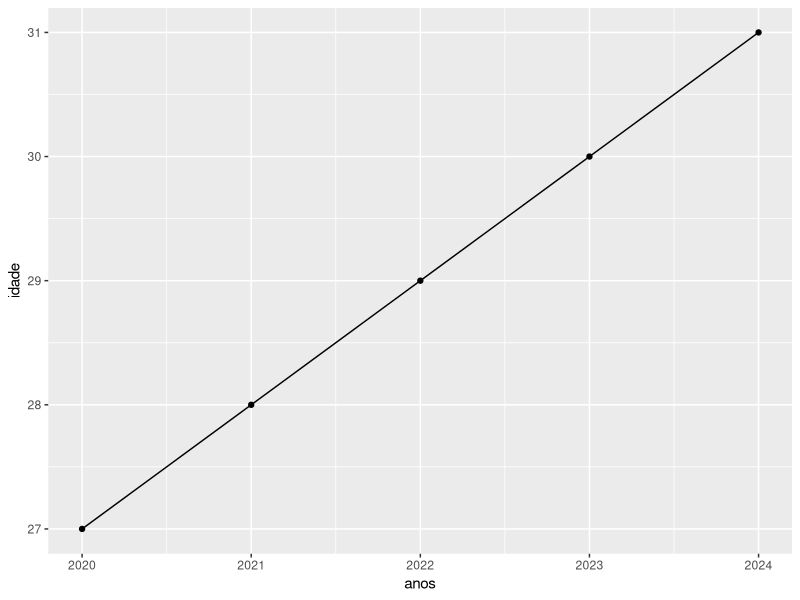

R code for this plot:
# Script da Aula 1
# Aluna: Beatriz Bandeira de Mello
# LEGO I

require(stringr)
require(tidyverse)

#Exercício 1: primeiros passos com R

meu_ano_nascimento <- 1993
ano_atual <- 2024
minha_idade <- ano_atual- meu_ano_nascimento
minha_idade

#Exercício 2: trabalhando com textos

meu_nome <- "Beatriz"
paste("Meu nome é", meu_nome) #Paste combina textos e números

#Exercício 3: usando funcoes basicas

nchar (meu_nome)
raiz_nome <- sqrt (nchar (meu_nome))
raiz_nome

#Exercício 4: criando e usando vetores

notas <- c(8.9, 9, 8.5, 9.5, 9.5)
media_notas <- mean(notas)
media_notas

#Exercício 5: usando logica condicional

aprovado <- media_notas > 8 #Retorna TRUE se a media das notas for maior que 8
media_notas

if(media_notas > 8) {
  resultado <- "APROVADO"
  print (resultado)
} else {
  resultado <- "REPROVADO"
  print (resultado)
}

#Exercício 6: trabalhando com textos - strings

nome_abreviado <- abbreviate(meu_nome) #A funcao remove as vogais do nome
nome_abreviado

#Exercício 7: operacoes com vetores

anos <- seq(ano_atual-4, ano_atual)
minhas_idades <- anos - meu_ano_nascimento
minhas_idades

media_idades <- mean(minhas_idades)
media_idades

x <- anos - media_idades
x

#Exercício 8: operacoes com vetores II

notas
notas_abaixo_media <- notas > media_notas
abaixo_media <- notas[notas_abaixo_media] #Criei um objeto apenas com as notas abaixo da media de notas   
abaixo_media

#Exercicio 9: Explorando data.frames

dados_pessoais <- data.frame(
  ano <- anos,
  idade <- minhas_idades
  )

names(dados_pessoais) #Nome da linha e da coluna
nrow(dados_pessoais) #Numero de linhas
ncol(dados_pessoais) #Numero de colunas
View(dados_pessoais) #Abre visualizacao em formato de excel

#Exercicio 10: manipulando data.frames

#data.frame

capitais_sudeste = data.frame(
  capitais = c("Belo Horizonte", "São Paulo", "Rio de Janeiro", "Vitória"),
  estados = c("MG", "SP", "RJ", "ES"),
  populacao_por_mil = c(2315, 11451, 6211, 322)
)

print(capitais_sudeste)

gd.pop <- capitais_sudeste$populacao_por_mil>5000

capitais_sudeste[gd.pop,] #Versao modificada, o teste logico filtrou as linhas

#Nesse caso, como eu tive muitas dificuldades em escrever um código mais simples, então fui destrinchando
#em etapas menores pra tentar entender a lógica por trás dos comandos

#Exercicio 11: manipulando data.frames II



#Exercício 12: instalação e uso de pacotes

require(ggplot2)

ggplot(data = dados_pessoais, aes(x = anos, y = idade)) +
  geom_line() +
  geom_point()
